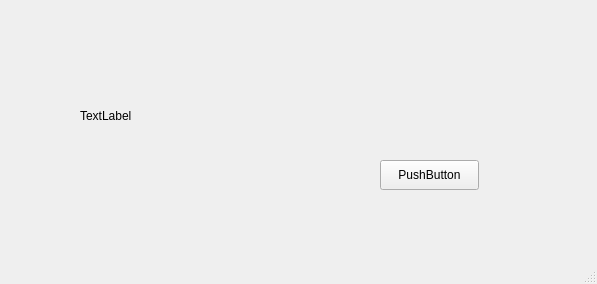
<?xml version="1.0" encoding="UTF-8"?>
<ui version="4.0">
 <class>MainWindow</class>
 <widget class="QMainWindow" name="MainWindow">
  <property name="geometry">
   <rect>
    <x>0</x>
    <y>0</y>
    <width>597</width>
    <height>284</height>
   </rect>
  </property>
  <property name="windowTitle">
   <string>MainWindow</string>
  </property>
  <widget class="QWidget" name="centralwidget">
   <widget class="QPushButton" name="centralwidget_2">
    <property name="geometry">
     <rect>
      <x>380</x>
      <y>160</y>
      <width>99</width>
      <height>30</height>
     </rect>
    </property>
    <property name="text">
     <string>PushButton</string>
    </property>
   </widget>
   <widget class="QLabel" name="statusLabel">
    <property name="geometry">
     <rect>
      <x>80</x>
      <y>50</y>
      <width>121</width>
      <height>131</height>
     </rect>
    </property>
    <property name="text">
     <string>TextLabel</string>
    </property>
   </widget>
  </widget>
  <widget class="QMenuBar" name="menubar">
   <property name="geometry">
    <rect>
     <x>0</x>
     <y>0</y>
     <width>597</width>
     <height>28</height>
    </rect>
   </property>
  </widget>
  <widget class="QStatusBar" name="statusbar"/>
 </widget>
 <resources/>
 <connections/>
</ui>
